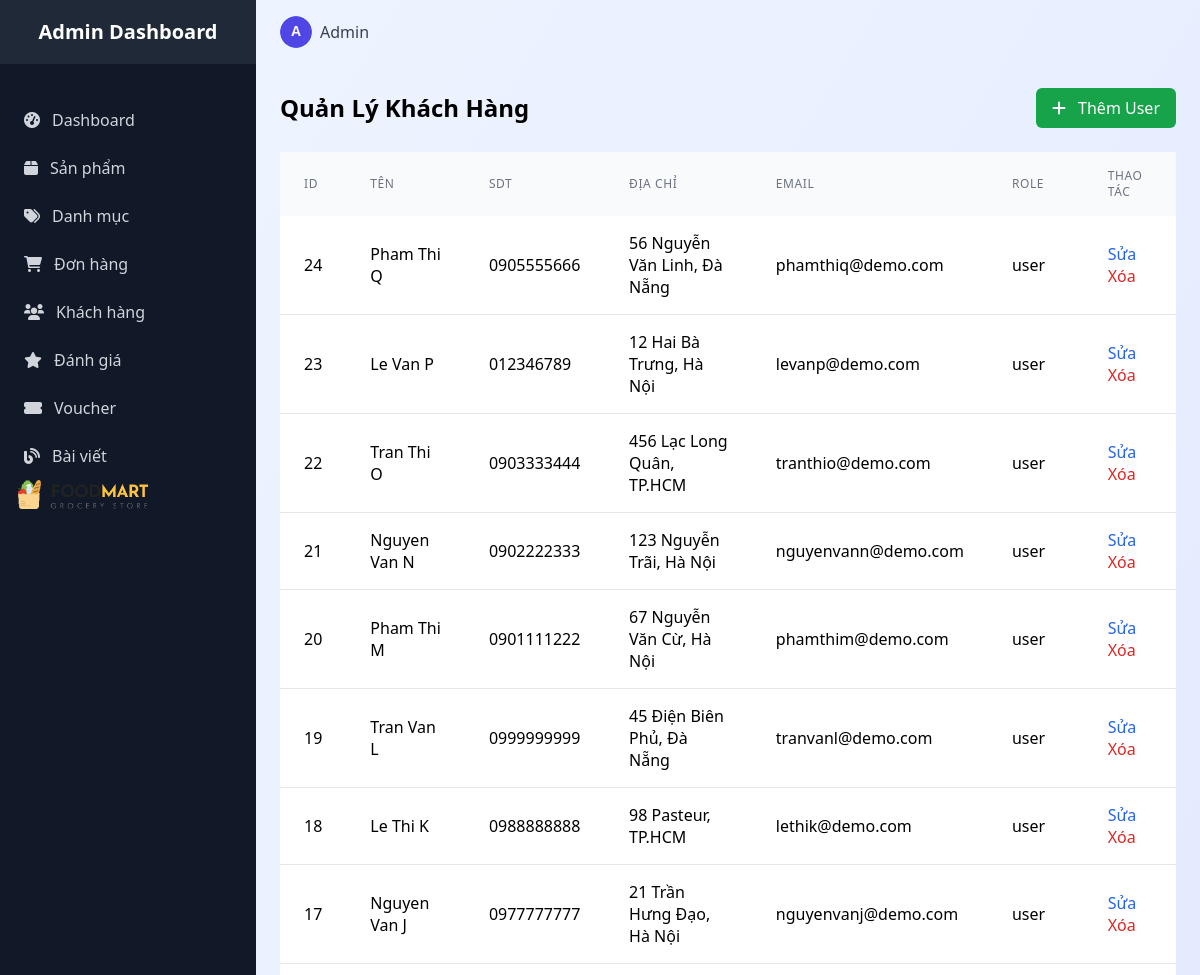
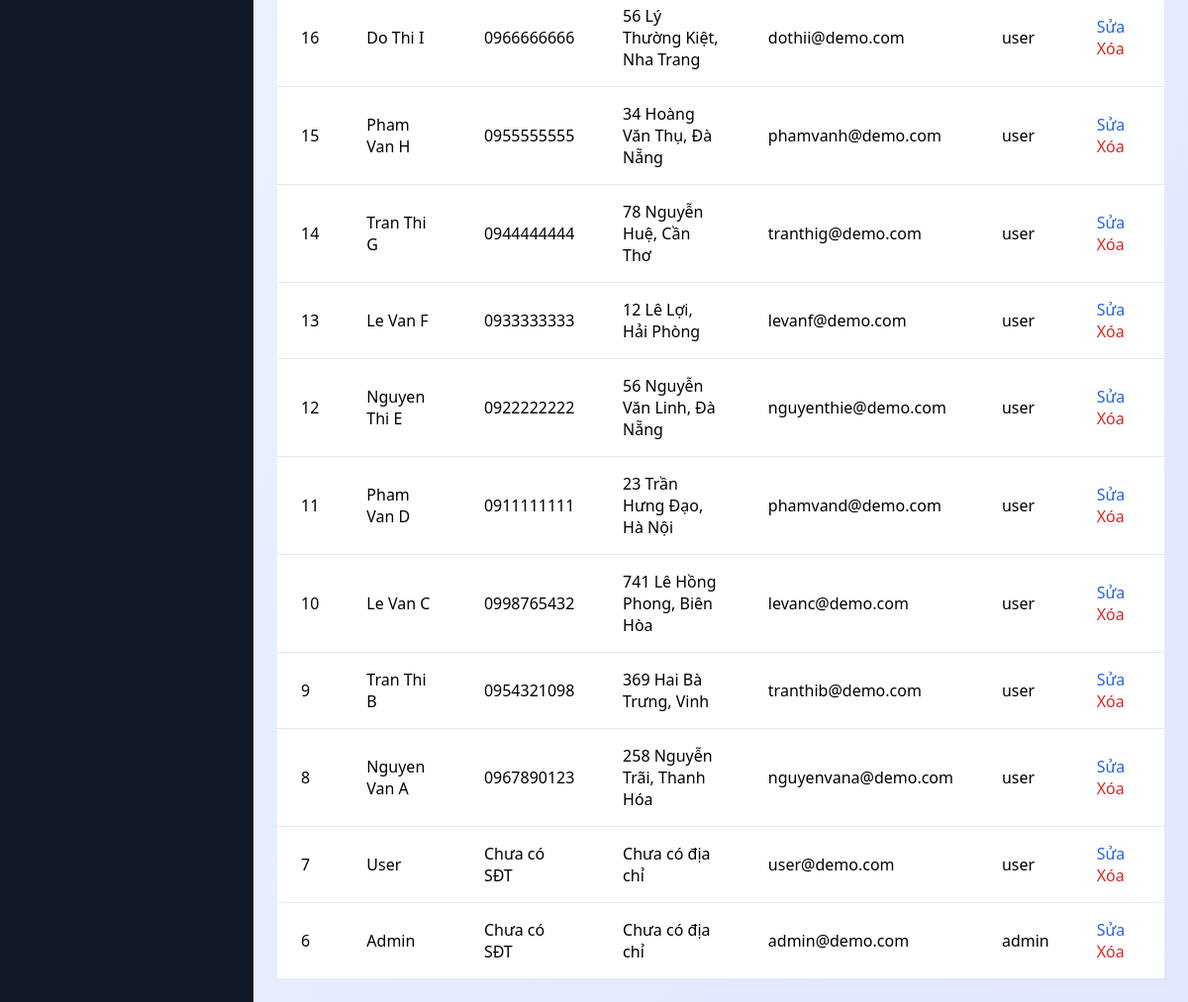
The page /admin/admin_customer/index (signed in) on the database as committed earlier (2 pictures, top to bottom).
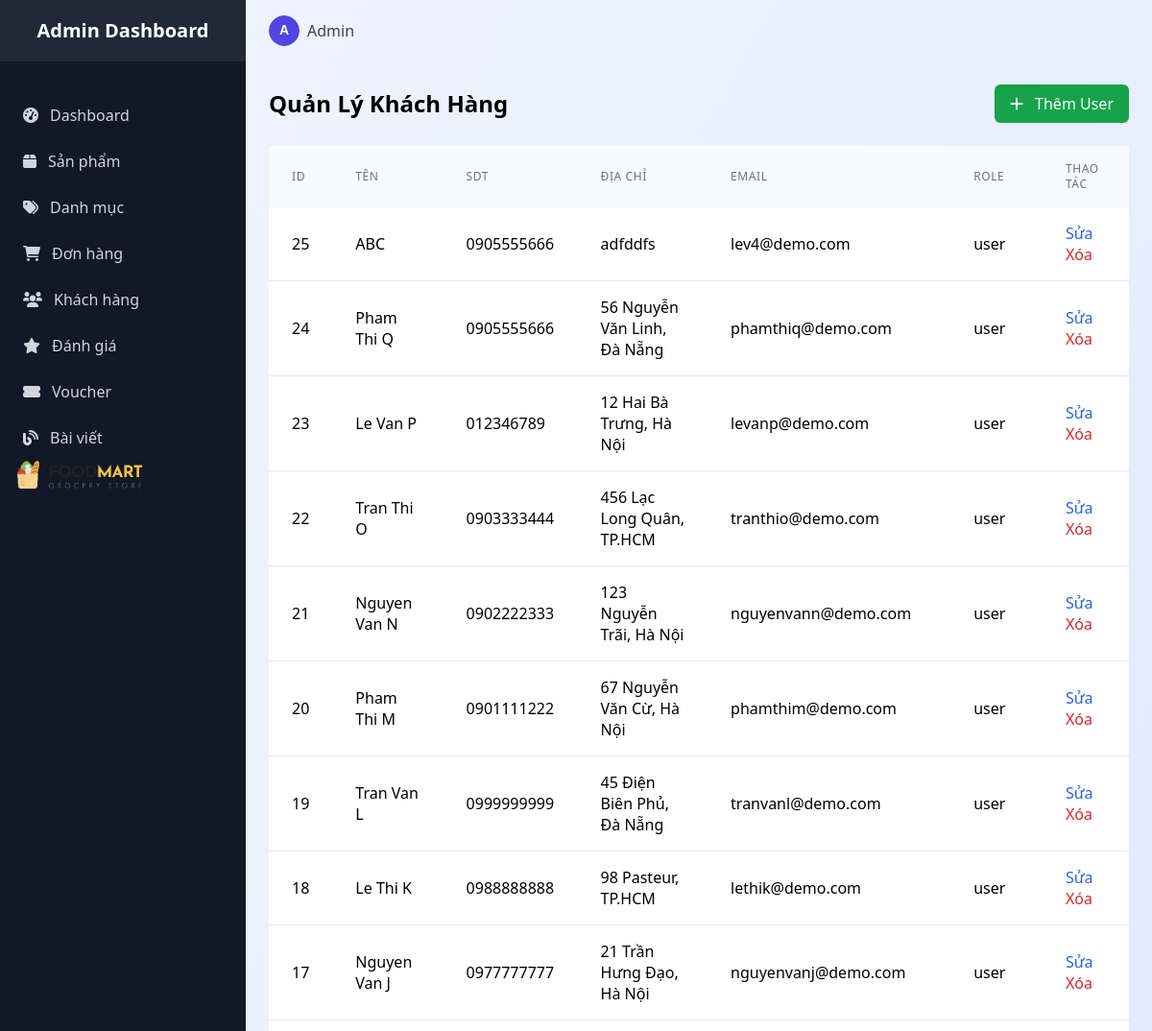
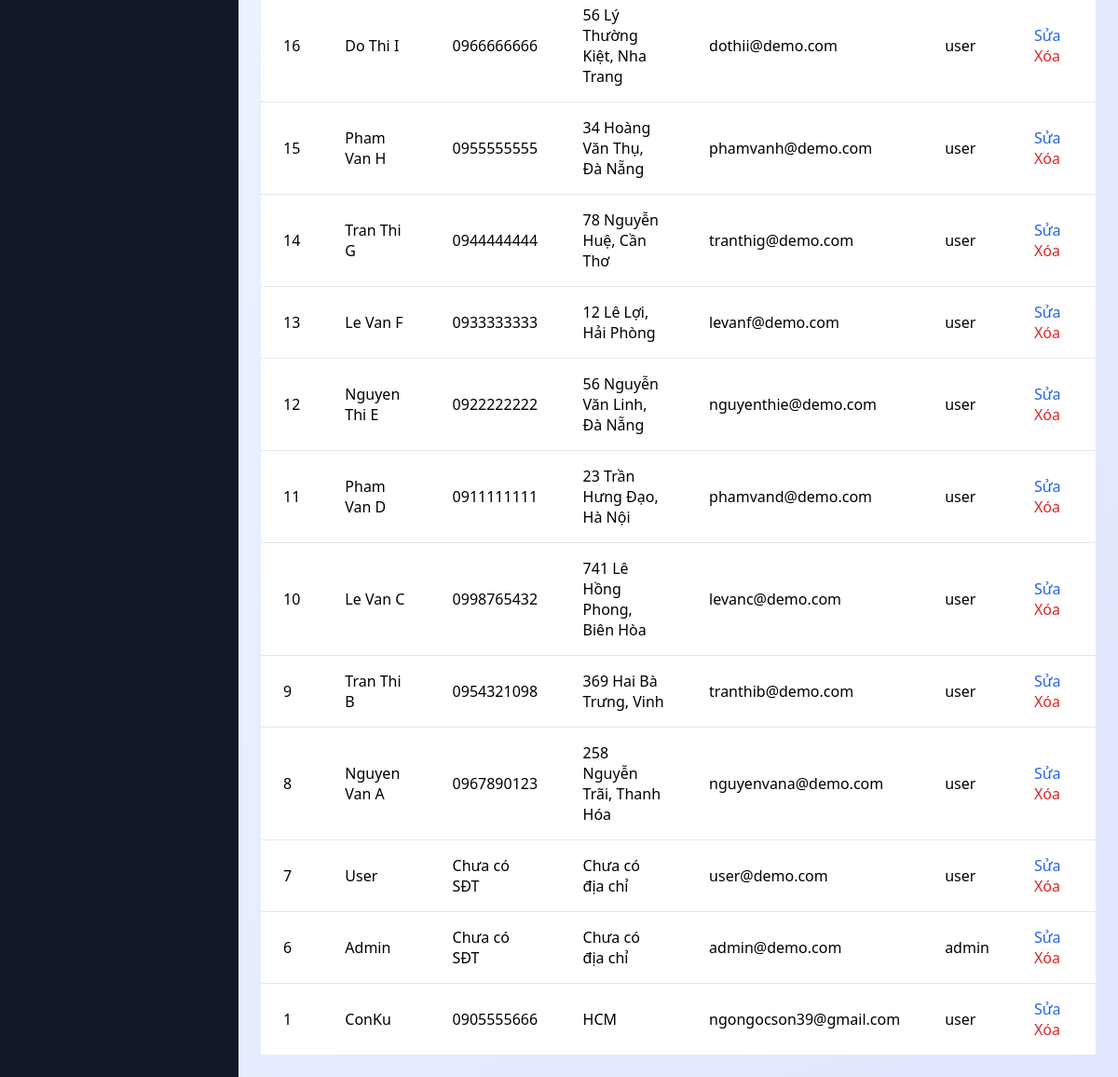
The same page on the database as committed later (2 pictures, top to bottom).
### tables this page shows
CREATE TABLE `users` (
  `id` int(11) NOT NULL,
  `name` varchar(100) NOT NULL,
  `email` varchar(150) NOT NULL,
  `address` varchar(255) DEFAULT NULL,
  `phone` varchar(50) DEFAULT NULL,
  `password` varchar(255) NOT NULL,
  `role` enum('user','admin') DEFAULT 'user',
  `created_at` timestamp NOT NULL DEFAULT current_timestamp()
);

### controllers/admin/Admin_customerController.php (called while the page is built, shortened)
<?php
require_once 'models/CustomerModel.php';
class Admin_customerController {
    private $model;
    public function __construct() {
        $this->model = new CustomerModel();
    }
    public function index() {
        $customers = $this->model->getAllCustomers();
        $data = [
            'customers' => $customers
        ];
        require_once ROOT . '/views/admin/customer/customer.php';
    }
}
?>

### index.php (called while the page is built, shortened)
<?php
require_once ROOT . "core" . DIRECTORY_SEPARATOR . "database.php";
$app = new App();

### core/database.php (called while the page is built, shortened)
<?php
class Database {
    public function __construct() {
        $this->conn = new mysqli(DB_HOST, DB_USER, DB_PASS, DB_NAME);
    }
}

### models/CustomerModel.php (called while the page is built, shortened)
<?php
require_once ROOT . "core/database.php";
class CustomerModel extends Database {
    public function getAllCustomers() {
        $sql = "SELECT * FROM users ORDER BY id DESC";
        $result = $this->conn->query($sql);
        return $result->fetch_all(MYSQLI_ASSOC);
    }
}
?>

### views/admin/customer/customer.php (the view)
<?php
$customers = $data['customers'] ?? [];
?>
<body class="bg-gradient-to-br from-blue-50 to-indigo-100 min-h-screen">
<?php include ROOT. '/views/admin/layouts/sidebar.php'; ?>
    <div class="lg:ml-64">
    <?php include ROOT. '/views/admin/layouts/header.php'; ?>
        <main class="p-6">
            <div class="flex justify-between items-center mb-6">
                <h2 class="text-2xl font-bold">Quản Lý Khách Hàng</h2>
                <a href="/FoodMartLab/admin/admin_customer/add" class="px-4 py-2 bg-green-600 text-white rounded-md hover:bg-green-700">
                    <i class="fas fa-plus mr-2"></i> Thêm User
                </a>
            </div>
            <div class="overflow-x-auto custom-scrollbar">
                <table class="w-full table table-striped">
                    <thead class="bg-gray-50">
                        <tr>
                            <th class="px-6 py-4 text-left text-xs font-medium text-gray-500 uppercase tracking-wider">ID</th>
                            <th class="px-6 py-4 text-left text-xs font-medium text-gray-500 uppercase tracking-wider">Tên</th>
                            <th class="px-6 py-4 text-left text-xs font-medium text-gray-500 uppercase tracking-wider">SDT</th>
                            <th class="px-6 py-4 text-left text-xs font-medium text-gray-500 uppercase tracking-wider">Địa chỉ</th>
                            <th class="px-6 py-4 text-left text-xs font-medium text-gray-500 uppercase tracking-wider">Email</th>
                            <th class="px-6 py-4 text-left text-xs font-medium text-gray-500 uppercase tracking-wider">Role</th>
                            <th class="px-6 py-4 text-left text-xs font-medium text-gray-500 uppercase tracking-wider">Thao tác</th>
                        </tr>
                    </thead>
                    <tbody class="bg-white divide-y divide-gray-200">
                        <?php if (empty($customers)): ?>
                            <tr>
                                <td colspan="7" class="px-6 py-4 text-center text-red-500">Không có khách hàng nào.</td>
                            </tr>
                        <?php else: ?>
                            <?php foreach ($customers as $customer): ?>
                                <tr class="hover:bg-gray-50">
                                    <td class="px-6 py-4"><?php echo htmlspecialchars($customer['id'] ?? 'Chưa có id'); ?></td>
                                    <td class="px-6 py-4"><?php echo htmlspecialchars($customer['name'] ?? 'Chưa có tên'); ?></td>
                                    <td class="px-6 py-4"><?php echo htmlspecialchars($customer['phone'] ?? 'Chưa có SĐT'); ?></td>
                                    <td class="px-6 py-4"><?php echo htmlspecialchars($customer['address'] ?? 'Chưa có địa chỉ'); ?></td>
                                    <td class="px-6 py-4"><?php echo htmlspecialchars($customer['email'] ?? 'Chưa có email'); ?></td>
                                    <td class="px-6 py-4"><?php echo htmlspecialchars($customer['role'] ?? 'User0'); ?></td>
                                    <td class="px-6 py-4">
                                        <a href="/FoodMartLab/admin/admin_customer/edit/?id=<?php echo $customer['id']; ?>" class="text-blue-600 hover:text-blue-800 mr-2">Sửa</a>
                                        <a href="/FoodMartLab/admin/admin_customer/delete/?id=<?php echo $customer['id']; ?>" class="text-red-600 hover:text-red-800" onclick="return confirm('Bạn có chắc chắn muốn xóa?')">Xóa</a>
                                    </td>
                                </tr>
                            <?php endforeach; ?>
                        <?php endif; ?>
                    </tbody>
                </table>
            </div>
        </main>
    </div>
</body>
</html>

Rows that differ between the two databases and show on the page:
added users: id "25", name "ABC", phone "0905555666", address "adfddfs", email "lev4@demo.com", role "user"
added users: id "1", name "ConKu", phone "0905555666", address "HCM", email "ngongocson39@gmail.com", role "user"
